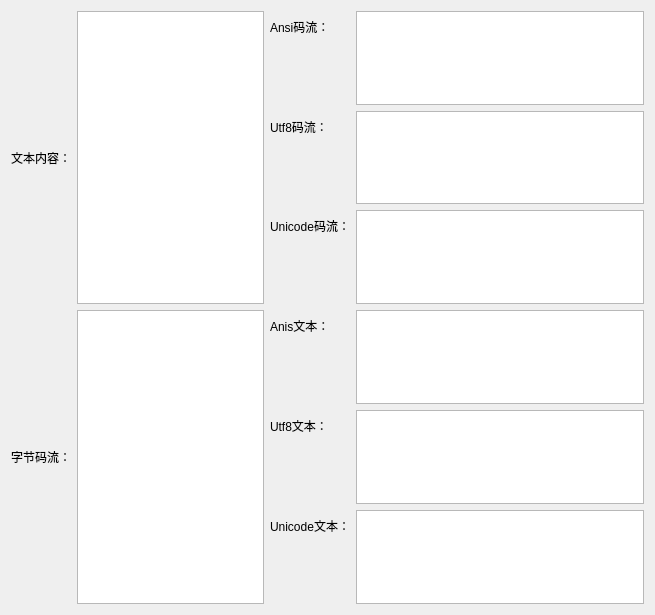
<?xml version="1.0" encoding="UTF-8"?>
<ui version="4.0">
 <class>TextHexExchangeClass</class>
 <widget class="QWidget" name="TextHexExchangeClass">
  <property name="geometry">
   <rect>
    <x>0</x>
    <y>0</y>
    <width>655</width>
    <height>615</height>
   </rect>
  </property>
  <property name="windowTitle">
   <string>TextHexExchange</string>
  </property>
  <layout class="QVBoxLayout" name="verticalLayout">
   <item>
    <layout class="QHBoxLayout" name="horizontalLayoutText" stretch="0,1,2">
     <item>
      <widget class="QLabel" name="labelText">
       <property name="text">
        <string>文本内容：</string>
       </property>
      </widget>
     </item>
     <item>
      <widget class="QTextEdit" name="editTextContent">
       <property name="sizePolicy">
        <sizepolicy hsizetype="Expanding" vsizetype="Expanding">
         <horstretch>0</horstretch>
         <verstretch>0</verstretch>
        </sizepolicy>
       </property>
      </widget>
     </item>
     <item>
      <layout class="QFormLayout" name="formLayoutText">
       <property name="fieldGrowthPolicy">
        <enum>QFormLayout::AllNonFixedFieldsGrow</enum>
       </property>
       <property name="horizontalSpacing">
        <number>6</number>
       </property>
       <item row="0" column="0">
        <widget class="QLabel" name="ansiHexLabel">
         <property name="text">
          <string>Ansi码流：</string>
         </property>
        </widget>
       </item>
       <item row="0" column="1">
        <widget class="QTextEdit" name="editAnsiHex">
         <property name="sizePolicy">
          <sizepolicy hsizetype="Expanding" vsizetype="Expanding">
           <horstretch>2</horstretch>
           <verstretch>0</verstretch>
          </sizepolicy>
         </property>
         <property name="lineWidth">
          <number>1</number>
         </property>
        </widget>
       </item>
       <item row="1" column="0">
        <widget class="QLabel" name="utf8HexLabel">
         <property name="text">
          <string>Utf8码流：</string>
         </property>
        </widget>
       </item>
       <item row="1" column="1">
        <widget class="QTextEdit" name="editUtf8Hex">
         <property name="sizePolicy">
          <sizepolicy hsizetype="Expanding" vsizetype="Expanding">
           <horstretch>0</horstretch>
           <verstretch>0</verstretch>
          </sizepolicy>
         </property>
         <property name="lineWidth">
          <number>1</number>
         </property>
        </widget>
       </item>
       <item row="2" column="0">
        <widget class="QLabel" name="unicodeHexLabel">
         <property name="text">
          <string>Unicode码流：</string>
         </property>
        </widget>
       </item>
       <item row="2" column="1">
        <widget class="QTextEdit" name="editUnicodeHex">
         <property name="sizePolicy">
          <sizepolicy hsizetype="Expanding" vsizetype="Expanding">
           <horstretch>0</horstretch>
           <verstretch>0</verstretch>
          </sizepolicy>
         </property>
         <property name="lineWidth">
          <number>1</number>
         </property>
        </widget>
       </item>
      </layout>
     </item>
    </layout>
   </item>
   <item>
    <layout class="QHBoxLayout" name="horizontalLayoutHex" stretch="0,1,2">
     <item>
      <widget class="QLabel" name="labelHex">
       <property name="text">
        <string>字节码流：</string>
       </property>
      </widget>
     </item>
     <item>
      <widget class="QTextEdit" name="editHexContent">
       <property name="sizePolicy">
        <sizepolicy hsizetype="Expanding" vsizetype="Preferred">
         <horstretch>0</horstretch>
         <verstretch>0</verstretch>
        </sizepolicy>
       </property>
      </widget>
     </item>
     <item>
      <layout class="QFormLayout" name="formLayoutHex">
       <property name="verticalSpacing">
        <number>6</number>
       </property>
       <item row="0" column="0">
        <widget class="QLabel" name="anisLabel">
         <property name="text">
          <string>Anis文本：</string>
         </property>
        </widget>
       </item>
       <item row="1" column="0">
        <widget class="QLabel" name="utf8Label">
         <property name="text">
          <string>Utf8文本：</string>
         </property>
        </widget>
       </item>
       <item row="2" column="0">
        <widget class="QLabel" name="unicodeLabel">
         <property name="text">
          <string>Unicode文本：</string>
         </property>
        </widget>
       </item>
       <item row="0" column="1">
        <widget class="QTextEdit" name="editAnsiText">
         <property name="sizePolicy">
          <sizepolicy hsizetype="Expanding" vsizetype="Expanding">
           <horstretch>2</horstretch>
           <verstretch>0</verstretch>
          </sizepolicy>
         </property>
         <property name="lineWidth">
          <number>1</number>
         </property>
        </widget>
       </item>
       <item row="1" column="1">
        <widget class="QTextEdit" name="editUtf8Text">
         <property name="sizePolicy">
          <sizepolicy hsizetype="Expanding" vsizetype="Expanding">
           <horstretch>0</horstretch>
           <verstretch>0</verstretch>
          </sizepolicy>
         </property>
         <property name="lineWidth">
          <number>1</number>
         </property>
        </widget>
       </item>
       <item row="2" column="1">
        <widget class="QTextEdit" name="editUnicodeText">
         <property name="sizePolicy">
          <sizepolicy hsizetype="Expanding" vsizetype="Expanding">
           <horstretch>0</horstretch>
           <verstretch>0</verstretch>
          </sizepolicy>
         </property>
         <property name="lineWidth">
          <number>1</number>
         </property>
        </widget>
       </item>
      </layout>
     </item>
    </layout>
   </item>
  </layout>
 </widget>
 <layoutdefault spacing="6" margin="11"/>
 <resources>
  <include location="texthexexchange.qrc"/>
 </resources>
 <connections/>
</ui>
